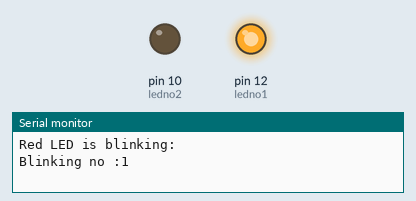
This sketch was run on a simulated Arduino Uno, built with avr-gcc and run on an emulated ATmega328P. Parts: output pins drawn as LEDs (lit = HIGH), the last lines printed to the serial monitor.

Above: at 0.2 s.
At 5.2 s:
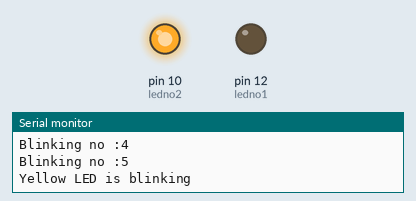
At 5.7 s:
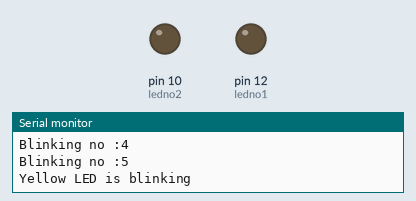
Timing chart, 0 to 7.8 s (numbered marks = the images above):
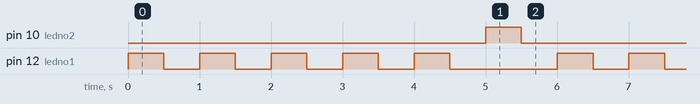

Measured:
- by itself, pin 10 (ledno2): alternates HIGH for 0.50 s and LOW for 5.5 s
- by itself, pin 12 (ledno1): repeats every 6.0 s: 4 × (LOW 0.50 s, HIGH 0.50 s), LOW 1.5 s, HIGH 0.50 s
- by itself, everything shown: repeats every 6.0 s, in 12 steps

The sketch:

sketch_jun09f.ino
```cpp
int ledno1=12;
int ledno2=10;


void setup() {
  // put your setup code here, to run once:
 Serial.begin(74880);
 pinMode(ledno1,OUTPUT);
 pinMode(ledno2,OUTPUT);
}

void loop() {
  // put your main code here, to run repeatedly:
  Serial.println("Red LED is blinking:");
  for(int i=1;i<=5;i++)
  {
    Serial.print("Blinking no :");
    Serial.println(i);
    digitalWrite(ledno1,HIGH);
    delay(500);
    digitalWrite(ledno1,LOW);
    delay(500);
  }
  Serial.println("Yellow LED is blinking");
  Serial.println("");
  digitalWrite(ledno2,HIGH);
  delay(500);
  digitalWrite(ledno2,LOW);
  delay(500);
}
```
